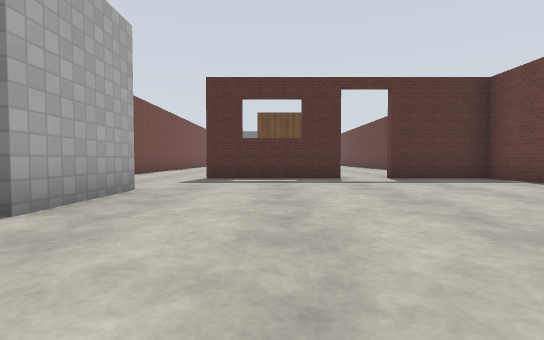
view 1 (above)

21 first-person views from a walk through a Gazebo world. The camera is 0.94 m above the floor, tilts 2° down and sees 85° across. The floor is counted in squares, 2 m on a side. Each view is taken from the middle of a square. On the plan, view 1 faces up. The plan holds only what a view shows up to about 9 squares ahead; the rest is blank. Robots are left out. Gazebo's built-in surfaces are drawn with simple patterns.

view 2
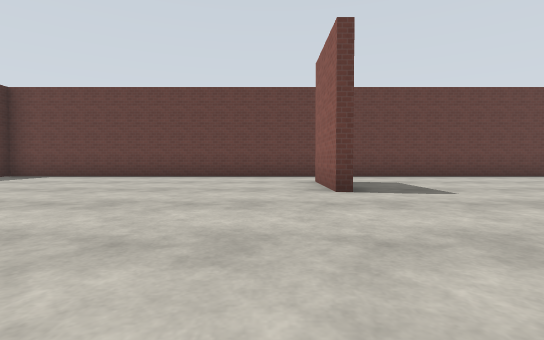

view 3
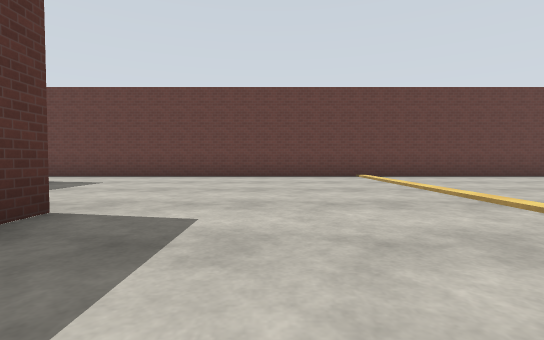

view 4
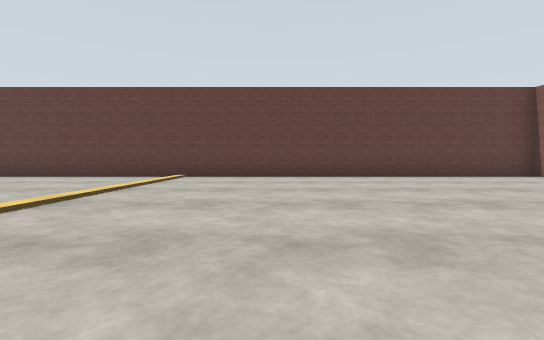

view 5
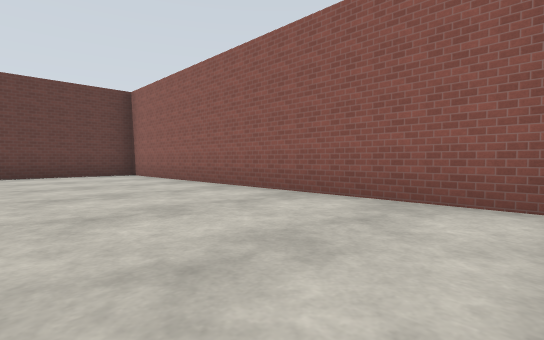

view 6
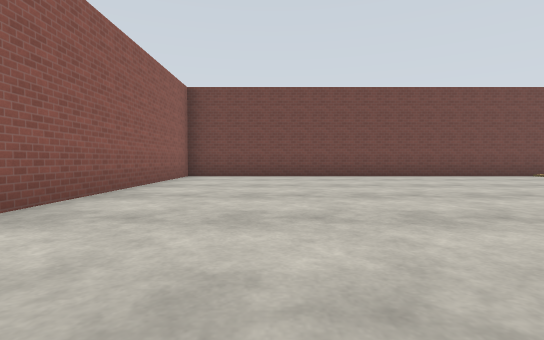

view 7
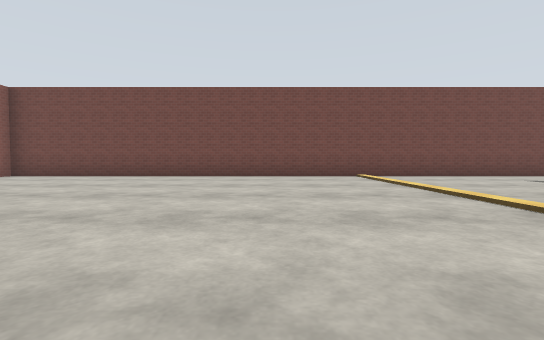

view 8
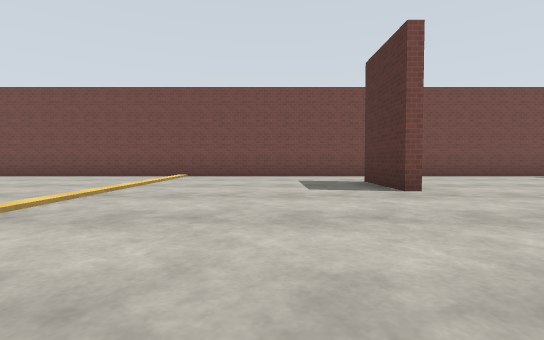

view 9
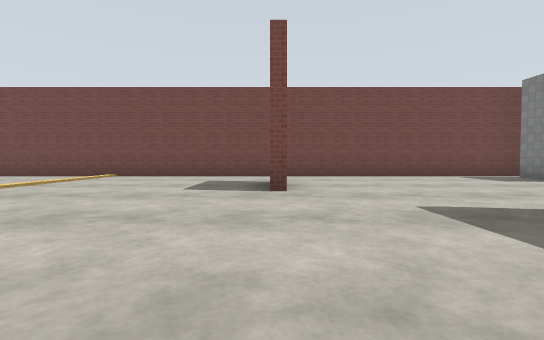

view 10
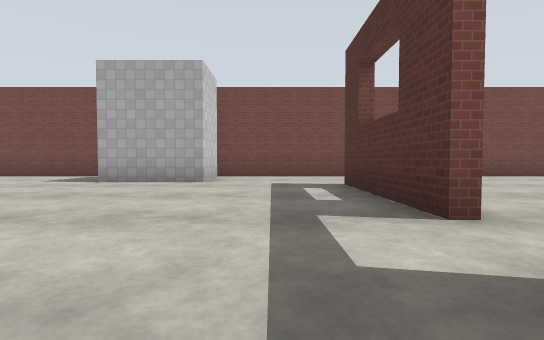

view 11
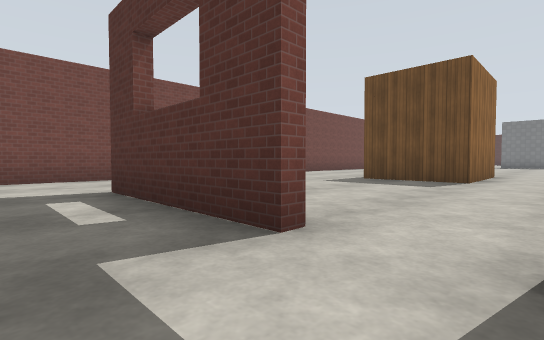

view 12
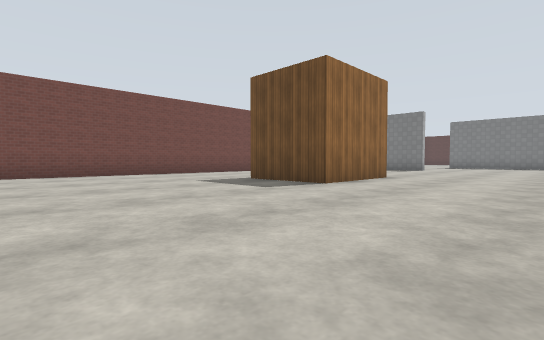

view 13
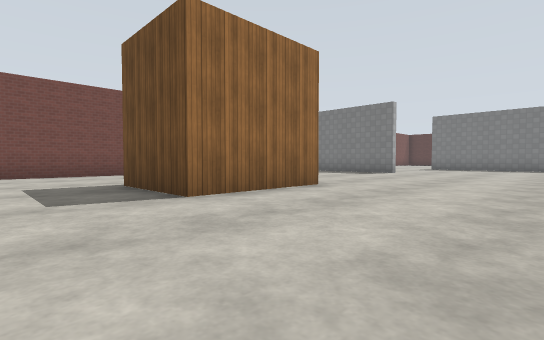

view 14
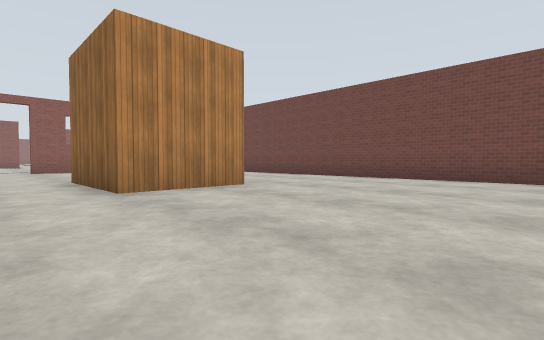

view 15
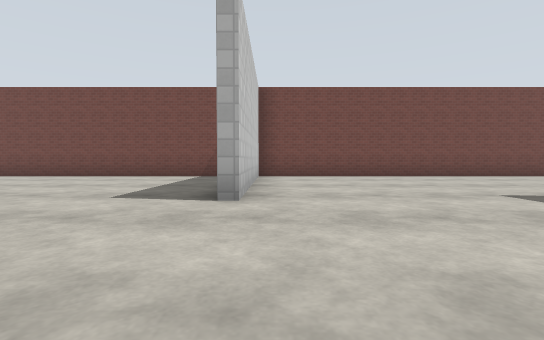

view 16
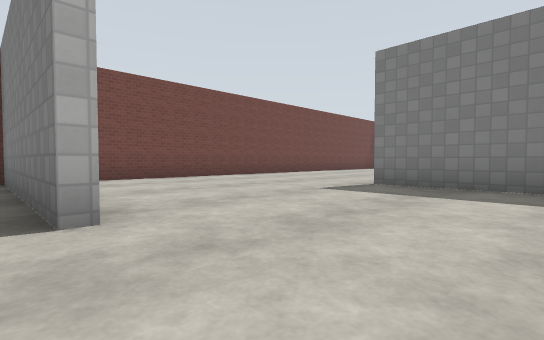

view 17
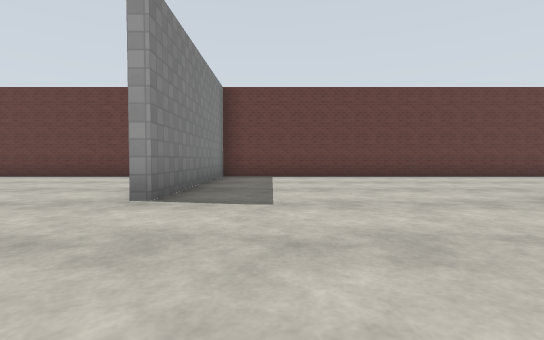

view 18
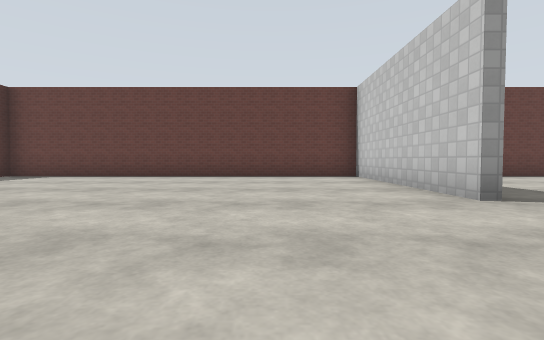

view 19
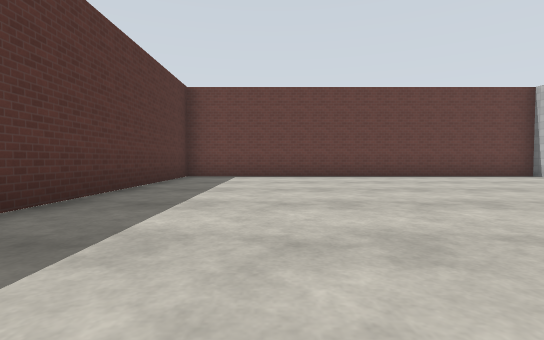

view 20
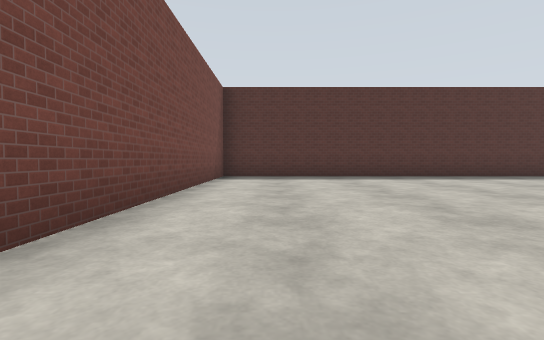

view 21
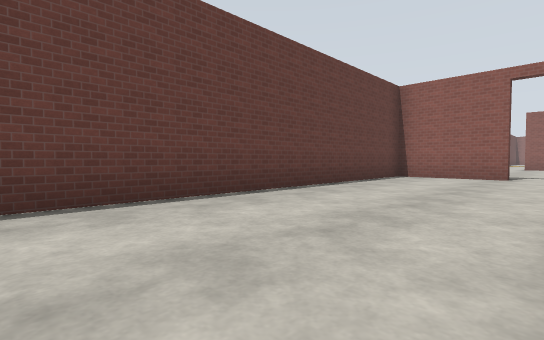

### Floor plan
Ten units are one square. View 1 is at (0, 0); x grows to the right and y downward. Boxes are objects, and circles mark ways between rooms. Rooms are numbered by the first view taken in them; rooms with no view inside come last. Other rooms are left out.
<svg viewBox="-49 -369 108 558">
<path fill="none" stroke="#000" d="M-4 40 -24 40M12 9 32 9M-21 -46 -21 -24 -38 -24M-44 -45 -44 184 54 184 54 -74 29 -74M17 -74 -4 -74M8 -214 -44 -214 -44 -45M4 -266 54 -266 54 -364 -44 -364 -44 -216 6 -216M-8 -156 16 -156 16 -129 -6 -129M-4 -74 -16 -74M29 -76 54 -76 54 -264 4 -264M-37 -46 -21 -46"/>
<circle cx="-40" cy="-35" r="3" fill="#2a7"/>
<circle cx="-5" cy="-55" r="3" fill="#2a7"/>
<circle cx="23" cy="-77" r="3" fill="#2a7"/>
<text x="10" y="70">1</text>
<text x="0" y="-220">2</text>
</svg>
Room 1 opens to room 2.

Where each view was taken, in squares from view 1:
view 1: 0 up, 0 right, facing up
view 2: 0 up, 3 left, facing right
view 3: 6 down, 3 left, facing right
view 4: 11 down, 3 left, facing right
view 5: 15 down, 4 left, facing down-right
view 6: 16 down, 4 right, facing left
view 7: 11 down, 4 right, facing left
view 8: 6 down, 4 right, facing left
view 9: 4 down, 4 right, facing left
view 10: 6 up, 4 right, facing left
view 11: 6 up, 3 right, facing up-left
view 12: 8 up, 5 right, facing up-left
view 13: 11 up, 5 right, facing up-left
view 14: 20 up, 3 right, facing down-left
view 15: 22 up, 4 right, facing left
view 16: 21 up, 3 right, facing up-left
view 17: 25 up, 3 left, facing right
view 18: 29 up, 3 left, facing right
view 19: 34 up, 3 left, facing right
view 20: 28 up, 3 left, facing up
view 21: 16 up, 2 right, facing down-right
